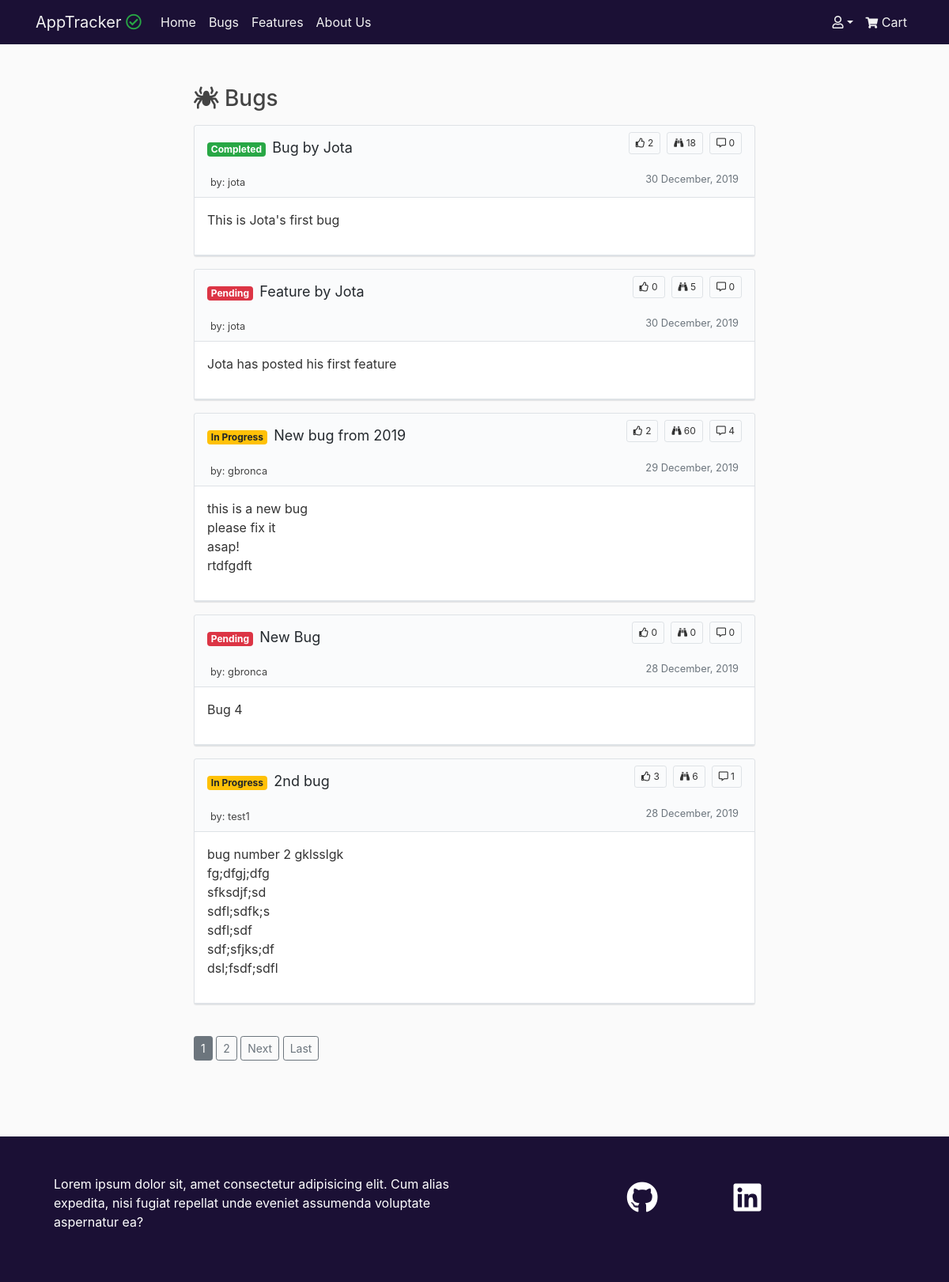
/tickets/bugs/, run on the app's committed database.
### tickets/models.py (models this page shows, shortened)
class Ticket(models.Model):
    STATUS = (
        ('In Progress', 'In Progress'),
        ('Completed', 'Completed'),
        ('Pending', 'Pending')
    )
    ISSUE = (
        ('Bug', 'Bug'),
        ('Feature', 'Feature')
    )
    title = models.CharField(max_length=75)
    description = models.TextField()
    date_posted = models.DateTimeField(default=timezone.now)
    username = models.ForeignKey(User, on_delete=models.CASCADE)
    status = models.CharField(max_length=20, choices=STATUS,default='Pending')
    issue = models.CharField(max_length=20, choices=ISSUE, default='Bug')
    upvotes = models.PositiveIntegerField(default=0)
    views = models.PositiveIntegerField(default=0)

### tickets/views.py (the view)
# urls.py: path('bugs/', views.BugListView.as_view(template_name='tickets/tickets.html'), name='bugs'),
class BugListView(ListView):
    paginate_by = 5
    model = Ticket
    def get_queryset(self, *args, **kwargs):
        return Ticket.objects.filter(issue='Bug').order_by('-date_posted')
    def get_context_data(self, **kwargs):
        context = super().get_context_data(**kwargs)
        context['type'] = 'Bugs'
        is_paginated = True
        return context

### cart/context.py (called while the page is built, shortened)
def cart_contents(request):
    price = 10
    total = 0
    tickets_count = 0
    cart = request.session.get('cart', {})
    cart_items = []
    upvote_list = []
    return {'tickets_count': tickets_count,
            'cart_items': cart_items,
            'total': total,
            'price': price,
            'upvote_list': upvote_list}

### tickets/templates/tickets/tickets.html (shortened to what this page needs)
{% extends 'base.html' %}
{% block content %}
    <div class="col-12 col-lg-8 mx-auto mt-5 pt-1 mb-5 pb-5">
        {% if type == 'Bugs' %}
            <h3><i class="fas fa-spider"></i> {{ type }}</h3>
        {% else %}
            <h3><i class="fas fa-tag"></i> {{ type }}</h3>
        {% endif %}
        {% for ticket in object_list %}
            <article class="border border-color-faded rounded-sm my-3 box-shadow bg-gray-light">
                <div class="px-3">
                    <div class="d-flex justify-content-between my-1">
                        <div class="d-flex flex-grow-1 flex-shrink-1 ">
                            <h2><span
                                    class="badge badge-secondary badge-ticket badge-ticket-{{ ticket.status|lower|cut:' ' }}">{{ ticket.status }}
                                </span>
                                <a class="text-decoration-none header-normal"
                                    href="{% url 'tickets:detail' ticket.id %}">{{ ticket.title }}</a></h2>
                        </div>
                        <div class="d-flex align-self-start ml-3 my-1">
                            <div class="border border-color-faded rounded-sm py-1 px-2 ml-2 badge-ticket"><i class="far fa-thumbs-up"></i>  {{ ticket.upvotes }}</div>
                            <div class="border border-color-faded rounded-sm py-1 px-2 ml-2 badge-ticket"><i class="fas fa-binoculars"></i>  {{ ticket.views }}</div>
                            <div class="border border-color-faded rounded-sm py-1 px-2 ml-2 badge-ticket"><i class="far fa-comment-alt"></i>  {{ ticket.comments.count }}</div>
                        </div>
                    </div>
                </div>
                <div class="pb-1">
                    <div class="px-3">
                        <div class="d-flex justify-content-between py-1 px-1">
                            <div class="d-flex flex-grow-1 flex-shrink-1">
                                {% if type == 'Bugs' %}
                                <a class="mr-2 text-decoration-none"
                                    href="{% url 'tickets:user_bugs' ticket.username.username %}"><small>by: {{ ticket.username }}</small></a>
                                {% elif type == 'Features' %}
                                <a class="mr-2 text-decoration-none"
                                    href="{% url 'tickets:user_features' ticket.username.username %}"><small>by: {{ ticket.username }}</small></a>
                                {% endif %}
                            </div>
                            <div class="d-flex align-self-start">
                                <small class="text-muted">{{ ticket.date_posted|date:"d F, Y" }}</small>
                            </div>
                        </div>
                    </div>
                </div>
                <div class="border-bottom border-top bg-white">
                    <div class="p-3">
                        <div class="">{{ ticket.description|linebreaks|truncatechars_html:200 }}</div>
                    </div>
                </div>
            </article>
        {% endfor %}
        {% if is_paginated %}
            <div class="mt-4 pt-3">
                {% for page in page_obj.paginator.page_range %}
                    {% if page_obj.number == page %}
                        <a class="btn btn-secondary btn-sm" href="?page={{ page }}">{{ page }}</a>
                    {% elif page > page_obj.number|add:'-3' and page < page_obj.number|add:'3' %}
                            <a class="btn btn-outline-secondary btn-sm" href="?page={{ page }}">{{ page }}</a>
                    {% endif %}
                {% endfor %}
                {% if page_obj.has_next %}
                    <a class="btn btn-outline-secondary btn-sm" href="?page={{ page_obj.next_page_number }}">Next</a>
                    <a class="btn btn-outline-secondary btn-sm" href="?page={{ page_obj.paginator.num_pages }}">Last</a>
                {% endif %}
            </div>
        {% endif%}
    </div>
{% endblock %}

### static/css/style.css (style rules this page uses)
body { background: #fafafa; color: #333333; }
h1, h2, h3, h4, h5, h6 { color: #444444; }
a { color: #444444; }
a, a:hover { text-decoration: none; }
.border-color-faded { border: 1px solid #dddddd; }
.bg-gray-light { background-color: #fafbfc; }
.box-shadow { box-shadow: 0 1px 1px rgba(27, 31, 35, .1); }
.badge-ticket { font-size: 12px; }
.badge-ticket-pending { color: #ffffff; background-color: #dc3545; }
.badge-ticket-completed { color: #ffffff; background-color: #28a745; }
.badge-ticket-inprogress { color: #212529; background-color: #ffc107; }
.header-normal { font-weight: 400; font-size: 18px; color: #24292e; }

### data on the page
Ticket: status "Completed", title "Bug by Jota", upvotes "2", views "18", comments.count "0", username "jota", date_posted "30 December, 2019", description "This is Jota's first bug"
Ticket: status "Pending", title "Feature by Jota", upvotes "0", views "5", comments.count "0", username "jota", date_posted "30 December, 2019", description "Jota has posted his first feature"
Ticket: status "In Progress", title "New bug from 2019", upvotes "2", views "60", comments.count "4", username "gbronca", date_posted "29 December, 2019", description "this is a new bug please fix it asap! rtdfgdft"
Ticket: status "Pending", title "New Bug", upvotes "0", views "0", comments.count "0", username "gbronca", date_posted "28 December, 2019", description "Bug 4"
Ticket: status "In Progress", title "2nd bug", upvotes "3", views "6", comments.count "1", username "test1", date_posted "28 December, 2019", description "bug number 2 gklsslgk fg;dfgj;dfg sfksdjf;sd sdfl;sdfk;s sdfl;sdf sdf;sfjks;df dsl;fsdf;sdfl"

### other printed values
{{ type }} "Bugs"
{{ page }} "1"
{{ page }} "2"
